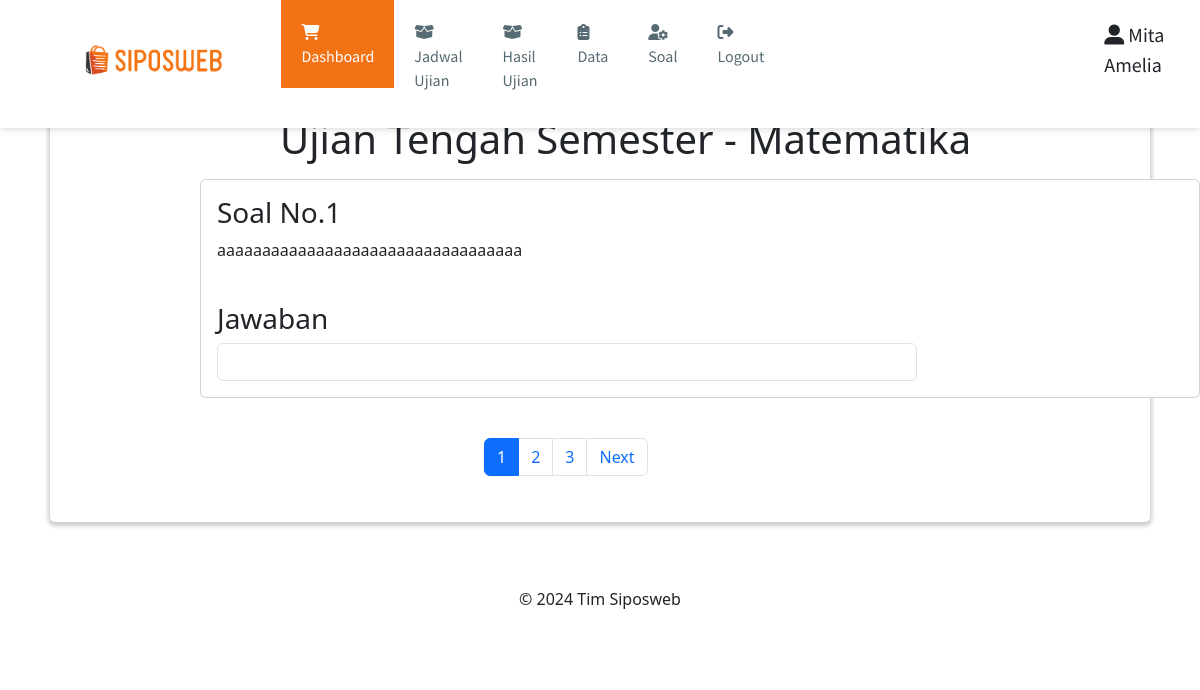
The page /form_ujian.php (signed in) on the database its author committed.
### tables this page shows
CREATE TABLE `ujian` (
  `id_ujian` varchar(10) NOT NULL,
  `id_mapel` varchar(10) NOT NULL,
  `jenis_ujian` varchar(25) NOT NULL,
  `total_soal` int(11) NOT NULL
);

CREATE TABLE `mapel` (
  `id_mapel` varchar(20) NOT NULL,
  `mapel` varchar(30) NOT NULL,
  `id_guru` varchar(20) NOT NULL
);

CREATE TABLE `soal` (
  `id_soal` varchar(20) NOT NULL,
  `id_ujian` varchar(10) NOT NULL,
  `soal` varchar(255) NOT NULL,
  `jawaban` varchar(255) NOT NULL
);

### form_ujian.php (the view, shortened to what this page needs)
<?php
require 'functions/functions.php';
?>
<?php include "header.php"; ?>
<main>
  <div>
    <div>
      <?php
      $ambildata = mysqli_query($mysqli, "SELECT * FROM mapel, ujian where ujian.id_mapel=mapel.id_mapel");
      $data = mysqli_fetch_array($ambildata);
      ?>
      <h1 style="margin-left: 200px;"><?= $data['jenis_ujian']; ?> - <?= $data['mapel']; ?></h1>
    </div>
  </div>
  <div class="content-produk">
    <div>
      <?php
      $limit = 1;
      if (isset($_GET['page'])) {
        $page = $_GET['page'];
      } else {
        $page = 1;
      }
      $offset = ($page - 1) * $limit;
      $no = $offset + 1;
      $ambildata = mysqli_query($mysqli, "SELECT * FROM soal, ujian where soal.id_ujian=ujian.id_ujian order by soal asc LIMIT $limit OFFSET $offset");
      while ($data = mysqli_fetch_array($ambildata)) {
      ?>
        <div class="card m-3" style="width: 1000px;">
          <div class="card-body">
            <h3>Soal No.<?= $no; ?></h3>
            <p><?= $data["soal"]; ?></p>
            <br>
            <form action="" class="card-text">
              <label for="soal_1">
                <h3>Jawaban</h3>
              </label>
              <input style="width: 700px;" type="text" name="soal_1" class="form-control">
            </form>
          </div>
        </div>
      <?php
        $no++;
      }
      $sql_count = "SELECT COUNT(*) AS total FROM soal";
      $result_count = $conn->query($sql_count);
      $row_count = $result_count->fetch_assoc();
      $total_data = $row_count['total'];
      $total_pages = ceil($total_data / $limit);
      echo "<br><nav aria-label='Page navigation'><ul class='pagination'>";
      ?>
      <div class="d-flex" style="margin-left: 300px;">
        <?php
        for ($i = 1; $i <= $total_pages; $i++) {
          if ($i == $page) {
            echo "<li class='page-item active'><a class='page-link' href='#'>$i</a></li>";
          } else {
            echo "<li class='page-item'><a class='page-link' href='?page=$i'>$i</a></li>";
          }
        }
        if ($page < $total_pages) {
          echo "<li class='page-item'><a class='page-link' href='?page=" . ($page + 1) . "'>Next</a></li>";
        }
        ?>
      </div>
      <?php
      echo "</ul></nav>";
      ?>
    </div>
  </div>
</main>
<?php include "footer.php"; ?>

### assets/styles/style.css (style rules this page uses)
body { font-family: 'Lato', sans-serif; color: #585858; background: #E7EFF2; }
main { background: white; box-shadow: 0 2px 4px 2px rgba(0, 0, 0, 0.2); border-radius: 5px; padding: 30px; margin: 85px 50px 30px; }
input { padding: 10px; width: 90%; margin: 5px; border-radius: 5px; border: 1.5px solid #DBDEE0; outline: none; }
.content-produk, .content-laporan { width: 80%; margin: auto; }

### rows shown on the page
ujian: jenis_ujian "Ujian Tengah Semester"
mapel: mapel "Matematika"
soal: soal "aaaaaaaaaaaaaaaaaaaaaaaaaaaaaaaaaa"

### other values the page prints
$_SESSION['fullname'] "Mita Amelia"
